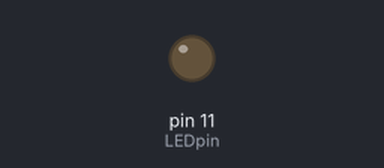
The sketch below on a simulated Arduino Uno, built with avr-gcc and run on an emulated ATmega328P. On the bench: output pins drawn as LEDs (lit = HIGH).

Above: at 0.05 s.
At 2.35 s:
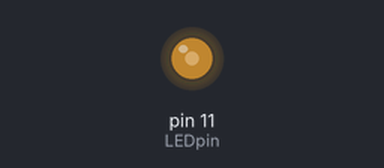
At 4.7 s:
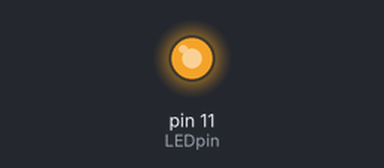
At 9.4 s:
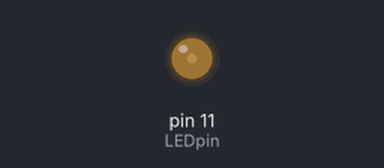
Timing chart, 0 to 13.5 s (numbered marks = the images above):
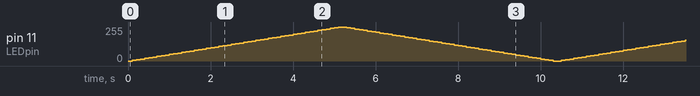

The sketch:

Desvanecimiento_de_un_LED_con_Arduino.ino
```cpp
/*
  GeniosLatinos.com
 */
int valor = 0; // variable para conservar el valor actual
int LEDpin = 11; // Led conectado al pin 11 PWM

void setup() { // Nada que configurar
}
void loop() {
  for(valor = 0 ; valor <= 255; valor+=5) // Desvanecimiento del led desde el minimo al maximo
  {
    analogWrite(LEDpin, valor);
    delay(100); // tiempo para ver el efecto
  }
  for(valor = 255; valor >=0; valor-=5) // desvanecimiento desde el valor maximo al valor minimo.
  {
    analogWrite(LEDpin, valor);
    delay(100);
  }
}

/*
  GeniosLatinos.com
 */
```
